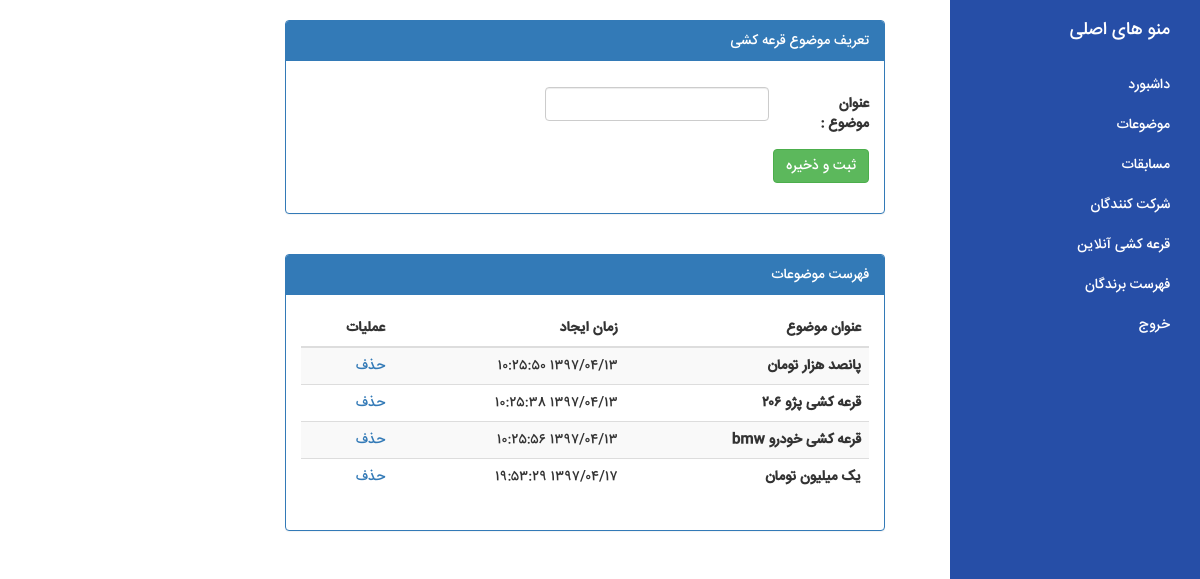
/categories.php, run on the app's committed database.
### tables this page shows
CREATE TABLE `tbl_category` (
  `id` int(10) UNSIGNED NOT NULL,
  `title` varchar(50) NOT NULL,
  `created_time` datetime NOT NULL DEFAULT CURRENT_TIMESTAMP
);

### jdf.php (called while the page is built, shortened)
<?php
function jdate($format,$timestamp='',$none='',$time_zone='Asia/Tehran',$tr_num='fa'){
 $T_sec=0;
 $ts=$T_sec+(($timestamp==='')?time():tr_num($timestamp));
 $date=explode('_',date('H_i_j_n_O_P_s_w_Y',$ts));
 list($j_y,$j_m,$j_d)=gregorian_to_jalali($date[8],$date[3],$date[2]);
 $sl=strlen($format);
 $out='';
 for($i=0; $i<$sl; $i++){
  $sub=substr($format,$i,1);
  switch($sub){
	case'd':
	$out.=($j_d<10)?'0'.$j_d:$j_d;
	break;
	case'H':
	$out.=$date[0];
	break;
	case'i':
	$out.=$date[1];
	break;
	case'm':
	$out.=($j_m>9)?$j_m:'0'.$j_m;
	break;
	case's':
	$out.=$date[6];
	break;
	case'Y':
	$out.=$j_y;
	break;
	default:$out.=$sub;
  }
 }
 return($tr_num!='en')?tr_num($out,'fa','.'):$out;
}
function tr_num($str,$mod='en',$mf='٫'){
 $num_a=array('0','1','2','3','4','5','6','7','8','9','.');
 $key_a=array('۰','۱','۲','۳','۴','۵','۶','۷','۸','۹',$mf);
 return($mod=='fa')?str_replace($num_a,$key_a,$str):str_replace($key_a,$num_a,$str);
}
function gregorian_to_jalali($gy,$gm,$gd,$mod=''){
	list($gy,$gm,$gd)=explode('_',tr_num($gy.'_'.$gm.'_'.$gd));
 $g_d_m=array(0,31,59,90,120,151,181,212,243,273,304,334);
 if($gy > 1600){
  $jy=979;
  $gy-=1600;
 }else{
  $jy=0;
  $gy-=621;
 }
 $gy2=($gm > 2)?($gy+1):$gy;
 $days=(365*$gy) +((int)(($gy2+3)/4)) -((int)(($gy2+99)/100)) +((int)(($gy2+399)/400)) -80 +$gd +$g_d_m[$gm-1];
 $jy+=33*((int)($days/12053));
 $days%=12053;
 $jy+=4*((int)($days/1461));
 $days%=1461;
 $jy+=(int)(($days-1)/365);
 if($days > 365)$days=($days-1)%365;
 if($days < 186){
  $jm=1+(int)($days/31);
  $jd=1+($days%31);
 }else{
  $jm=7+(int)(($days-186)/30);
  $jd=1+(($days-186)%30);
 }
 return($mod==='')?array($jy,$jm,$jd):$jy .$mod .$jm .$mod .$jd;
}

### connect.php (called while the page is built, shortened)
<?php
function farsiDateTime($date)
{
    $array = explode(' ', $date);
    list($year, $month, $day) = explode('-', $array[0]);
    list($hour, $minute, $second) = explode(':', $array[1]);
    $timestamp = mktime($hour, $minute, $second, $month, $day, $year);
    $fdate = jdate("Y/m/d H:i:s", $timestamp);
    return $fdate;
}

### categories.php (the view, shortened to what this page needs)
<?php
include_once "connect.php";
include_once "jdf.php";
?>
<!DOCTYPE html>
<html lang="en">
<head>
    <?php include_once "_header.php"; ?>
</head>
<body>
<div id="wrapper">
    <?php include_once "_menu.php"; ?>
    <div id="page-content-wrapper">
        <div class="container-fluid">
            <div class="row">
                <div class="col-lg-12">
                    <div class="panel-group">
                        <div class="panel panel-primary">
                            <div class="panel-heading">تعریف موضوع قرعه کشی</div>
                            <div class="panel-body">
                                <form class="form-horizontal" method="post" style="margin-top:11px;">
                                    <div class="form-group">
                                        <div class="col-sm-10">
                                            <input type="text" style="width:48% !important;" class="form-control" id="title" name="title">
                                        </div>
                                        <label class="control-label col-sm-2" for="email">عنوان موضوع :</label>
                                    </div>
                                    <div class="form-group">
                                        <div class="col-sm-offset-2 col-sm-10">
                                            <button type="submit" class="btn btn-success" name="send">ثبت و ذخیره</button>
                                        </div>
                                    </div>
                                </form>
                            </div>
                        </div>
                        <div class="panel panel-primary" style="margin-top: 40px !important;">
                            <div class="panel-heading">فهرست موضوعات</div>
                            <div class="panel-body">
                                <?php
                                $result = $connect->query("SELECT * FROM `tbl_category`");
                                if($result->rowCount() >= 1) {
                                    ?>
                                    <table class="table table-striped">
                                        <thead>
                                        <tr>
                                            <th scope="col">عنوان موضوع</th>
                                            <th scope="col">زمان ایجاد</th>
                                            <th scope="col">عملیات</th>
                                        </tr>
                                        </thead>
                                        <tbody>
                                        <?php
                                        while ($rows = $result->fetch(PDO::FETCH_ASSOC)) {
                                            ?>
                                            <tr>
                                                <th scope="row"><?= tr_num($rows["title"], 'fa'); ?></th>
                                                <td><?=farsiDateTime($rows["created_time"]); ?></td>
                                                <td><a href="?remove_id=<?= $rows["id"]; ?>">حذف</a></td>
                                            </tr>
                                            <?php
                                        }
                                        ?>
                                        </tbody>
                                    </table>
                                    <?php
                                    } else {
                                    ?>
                                    <span class="error">تا کنون موضوع قرعه کشی ثبت نشده است</span>
                                    <?php
                                    }
                                    ?>
                            </div>
                        </div>
                    </div>
                </div>
            </div>
        </div>
    </div>
</div>
</body>
</html>

### _header.php
<link href="css/bootstrap.min.css" rel="stylesheet">
<link href="css/simple-sidebar.css" rel="stylesheet">

### _menu.php
<div id="sidebar-wrapper">
    <ul class="sidebar-nav">
        <li class="sidebar-brand">
            منو های اصلی
        </li>
        <li>
            <a href="dashboard.php">داشبورد</a>
        </li>
        <li>
            <a href="categories.php">موضوعات</a>
        </li>
        <li>
            <a href="games.php">مسابقات</a>
        </li>
        <li>
            <a href="registers.php">شرکت کنندگان</a>
        </li>
        <li>
            <a href="lottery.php">قرعه کشی آنلاین</a>
        </li>
        <li>
            <a href="winners.php">فهرست برندگان</a>
        </li>
        <li>
            <a href="logout.php">خروج</a>
        </li>
    </ul>
</div>

### css/simple-sidebar.css (style rules this page uses)
body { font-family:'IRANSANS'; font-size: 14px; line-height: 1.42857143; color: #333; background-color: #fff; direction:rtl; }
#wrapper { padding-left: 0; -webkit-transition: all 0.5s ease; -moz-transition: all 0.5s ease; -o-transition: all 0.5s ease; transition: all 0.5s ease; }
#sidebar-wrapper { z-index: 1000; position: fixed; right: 250px; width: 0; height: 100%; margin-right: -250px; overflow-y: auto; background: #002f98d9; -webkit-transition: all 0.5s ease; -moz-transition: all 0.5s ease; -o-transition: all 0.5s ease; transition: all 0.5s ease; padding-right:10px; }
#page-content-wrapper { width: 100%; position: absolute; padding: 15px; }
.sidebar-nav { position: absolute; top: 0; width: 250px; margin: 0; padding: 0; list-style: none; }
.sidebar-nav li { text-indent: 20px; line-height: 40px; }
.sidebar-nav li a { display: block; text-decoration: none; color: #ffffff; }
.sidebar-nav > .sidebar-brand { height: 65px; font-size: 18px; line-height: 60px; }
.sidebar-nav > .sidebar-brand { color: #ffffff; }
@media (min-width:768px) { #wrapper { padding-left: 250px; } }
@media (min-width:768px) { #sidebar-wrapper { width: 250px; } }
@media (min-width:768px) { #page-content-wrapper { padding: 20px; position: relative; } }
@media (min-width:768px) { #page-content-wrapper { padding-right: 300px !important; position: relative; } }
table th, td { direction: rtl; text-align: right; }

### data on the page
tbl_category: title "پانصد هزار تومان", created_time "۱۳۹۷/۰۴/۱۳ ۱۰:۲۵:۵۰"
tbl_category: title "قرعه کشی پژو ۲۰۶", created_time "۱۳۹۷/۰۴/۱۳ ۱۰:۲۵:۳۸"
tbl_category: title "قرعه کشی خودرو bmw", created_time "۱۳۹۷/۰۴/۱۳ ۱۰:۲۵:۵۶"
tbl_category: title "یک میلیون تومان", created_time "۱۳۹۷/۰۴/۱۷ ۱۹:۵۳:۲۹"
